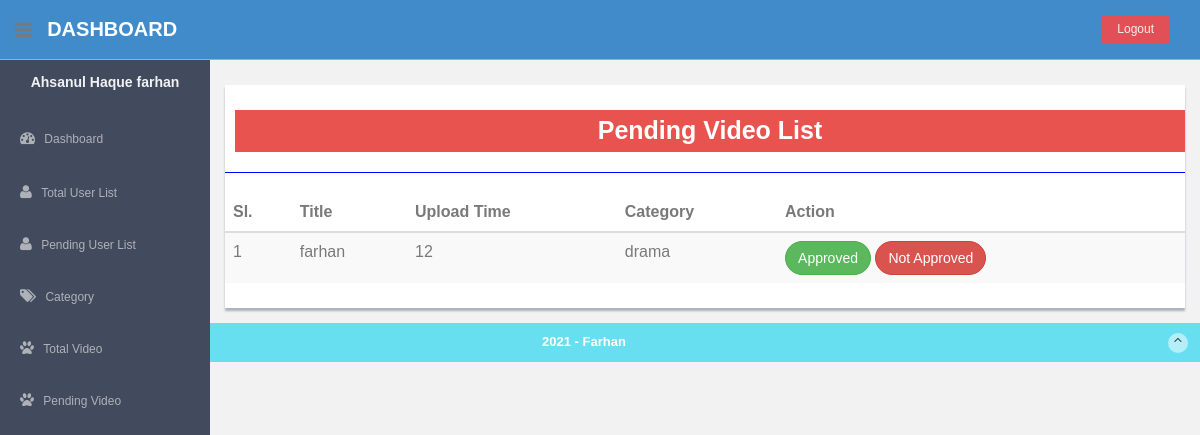
/pending_video.php, run on the app's committed database.
### tables this page shows
CREATE TABLE `video` (
  `vid` int(11) NOT NULL,
  `vname` varchar(255) NOT NULL,
  `uid_fk` int(11) NOT NULL,
  `vdescription` varchar(2000) NOT NULL,
  `views` int(11) NOT NULL,
  `v_thumb` varchar(255) NOT NULL,
  `up_time` int(11) NOT NULL,
  `video` varchar(255) NOT NULL,
  `vtype` int(11) NOT NULL,
  `category` varchar(255) NOT NULL,
  `status` int(11) NOT NULL
);

### classes/class.main.php (called while the page is built, shortened)
<?php
	class main extends DB
	{
		public function pendingvideo(){
			$sql="select *from video where `status` = '0' ";
			$this->query($sql);
			return $this->resultset();
		}
	}
	?>

### classes/class.db.php (called while the page is built, shortened)
<?php
	class DB
	{
		private $dsn ="mysql:host=localhost;dbname=video";
		private $dbUser = DB_USERNAME;
		private $dbPass = DB_PASS;
		private $db;
		private $stmt;
		public function __construct(){
			if (!isset($this->db)) {
				try {
					$con = new PDO($this->dsn, $this->dbUser, $this->dbPass);
					$con->setAttribute(PDO::ATTR_ERRMODE, PDO::ERRMODE_EXCEPTION);
					$this->db = $con;
				} catch (PDOException $e) {
					die("Connection Failed");
				}
			}
		}
		public function query($query){
		    $this->stmt = $this->db->prepare($query);
		}
		public function execute(){
			try {
				return $this->stmt->execute();
			} catch (Exception $e) {
				echo $e->getMessage();
			}
		}
		public function resultset(){
			try {
				$this->execute();
			    return $this->stmt->fetchAll(PDO::FETCH_OBJ);
			} catch (Exception $e) {
				echo $e->getMessage();
			}
		}
	}
?>

### pending_video.php (the view, shortened to what this page needs)
   <?php
   require_once "header.php";
   $main=new main();
   ?>
   <body>
    <?php
    require_once "top.php";
    require_once "side.php";
    ?>
    <section id="container" >
      <section id="main-content">
        <section class="wrapper">
         <div class="row mt">
          <div class="col-md-12">
            <div class="content-panel">
              <table class="table table-striped table-advance table-hover">
               <h4 class="text-center" style="background: #e9534f;padding: 7px;color: #fff;font-size: 25px;"><b>Pending Video List<b></h4>
               <hr>
               <thead>
                <tr>
                  <th>Sl.</th>
                  <th>Title</th>
                  <th>Upload Time</th>
                  <th>Category</th>
                  <th>Action</th>
                </tr>
              </thead>
              <tbody>
               <?php
               foreach ($main->pendingvideo() as $value){
                ?>
                <tr>
                  <td><?php echo $value->vid; ?></td>
                  <td><?php echo $value->vname; ?></td>
                  <td><?php echo $value->up_time; ?></td>
                  <td><?php echo $value->category; ?></td>
                  <td>
                    <button class="btn btn-round btn-success">Approved</button>
                    <button class="btn btn-round btn-danger">Not Approved</button>
                  </td>
                </tr>
                <?php } ?>
              </tbody>
            </table>
          </div>
        </div>
      </div>
    </section>
  </section>
  <?php require_once "footer.php";  ?>
</body>
</html>

### assets/css/style.css (style rules this page uses)
body { color: #797979; background: #f2f2f2; font-family: "Ruda", sans-serif; padding: 0px !important; margin: 0px !important; font-size: 13px; }
#container { width: 100%; height: 100%; }
.btn-round { border-radius: 20px; -webkit-border-radius: 20px; }
hr { margin-top: 20px; margin-bottom: 20px; border: 0; border-top: 1px solid #797979; border-color: blue; }
.mt { margin-top: 25px; }
#main-content { margin-left: 210px; }
.wrapper { display: inline-block; margin-top: 60px; padding-left: 15px; padding-right: 15px; padding-bottom: 15px; padding-top: 0px; width: 100%; }
.content-panel { background: #ffffff; box-shadow: 0px 3px 2px #aab2bd; padding-top: 15px; padding-bottom: 5px; }
.content-panel h4 { margin-left: 10px; }

### data on the page
video: vid "1", vname "farhan", up_time "12", category "drama"
